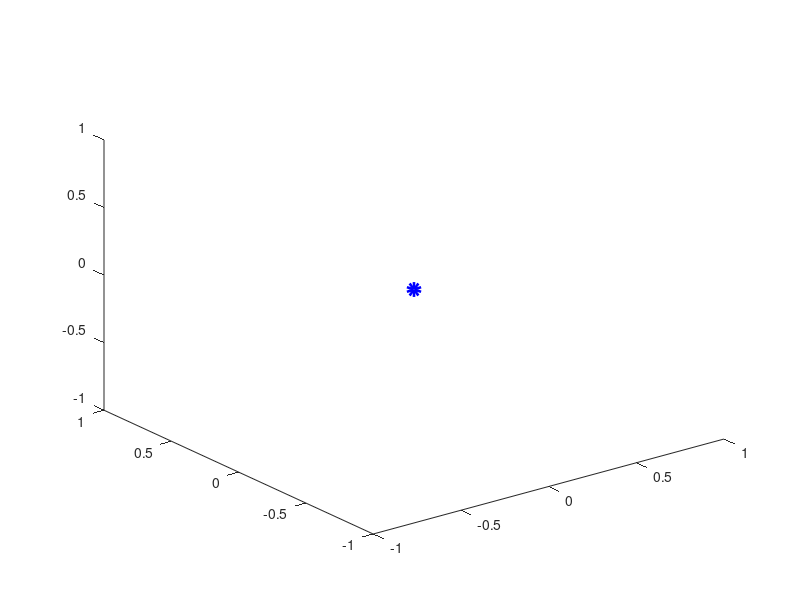

The MATLAB source for this figure: (Note: this script raises an error after producing the figure.)
figure

coordinate_z = -150:30:150;

%%Plot Trocar point at Origin
plot3(0,0,0,'bo','LineWidth',5)
hold on 

for index = 1:length(coordinate_z)
coord = coordinate_z(index);
R = axang2rotm([1 0 0 deg2rad(10)]);

b_figure = (R*b);
b_figure = b_figure - [0 0 coord]';

b_figure_new = [b_figure(:,1:4), b_figure(:,1), b_figure(:,5:8), b_figure(:,5)];
plot3(b_figure_new(1, 1:5), b_figure_new(2, 1:5),b_figure_new(3, 1:5), 'x-k','LineWidth',2); %plot the frame of end-effector only top 
hold on 
plot3(b_figure_new(1, 6:10), b_figure_new(2, 6:10),b_figure_new(3, 6:10), 'x-k','LineWidth',2); %plot the frame of end-effector only bottom
hold on 



%%plot the Rod btw. 2 Endeffector 
b_middle_top = R* [[0;0;b(3,1)], [0; 0; b(3,5)]]- [0 0 coord]'; %rotation of the center line through trocar point
plot3(b_middle_top(1,:),b_middle_top(2,:),b_middle_top(3,:) ,'b','LineWidth',2) %plot middle line through trocar point

end

